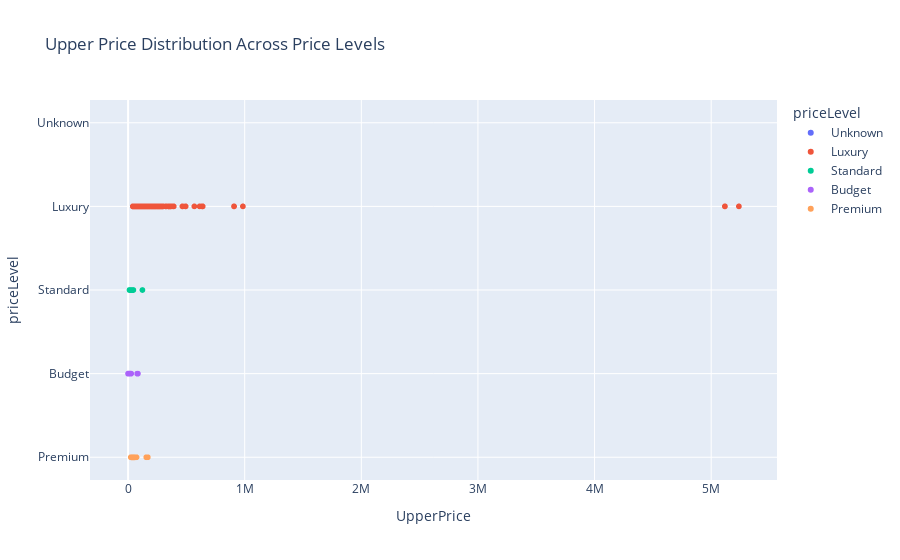

Write notebook code for a chart like this one.
### Code cell
import plotly.express as px

fig = px.scatter(data, x="UpperPrice", y="priceLevel", color="priceLevel",
                 title="Upper Price Distribution Across Price Levels")

fig.show()

### Figure 1 — Plotly figure (JSON) as saved in the notebook; plotly's stock layout.template omitted (floating-point values rounded to 4 significant figures; data arrays with more than 128 entries replaced by an {"elided": "..."} marker saying what was removed)
{"data": [{"hovertemplate": "priceLevel=%{y}<br>UpperPrice=%{x}<extra></extra>", "legendgroup": "Unknown", "marker": {"color": "#636efa", "symbol": "circle"}, "mode": "markers", "name": "Unknown", "showlegend": true, "type": "scattergl", "x": {"elided": "2290 null values"}, "xaxis": "x", "y": {"elided": "2290 str values"}, "yaxis": "y"}, {"hovertemplate": "priceLevel=%{y}<br>UpperPrice=%{x}<extra></extra>", "legendgroup": "Luxury", "marker": {"color": "#EF553B", "symbol": "circle"}, "mode": "markers", "name": "Luxury", "showlegend": true, "type": "scattergl", "x": {"elided": "516 int values"}, "xaxis": "x", "y": {"elided": "516 str values"}, "yaxis": "y"}, {"hovertemplate": "priceLevel=%{y}<br>UpperPrice=%{x}<extra></extra>", "legendgroup": "Standard", "marker": {"color": "#00cc96", "symbol": "circle"}, "mode": "markers", "name": "Standard", "showlegend": true, "type": "scattergl", "x": {"elided": "610 int values"}, "xaxis": "x", "y": {"elided": "610 str values"}, "yaxis": "y"}, {"hovertemplate": "priceLevel=%{y}<br>UpperPrice=%{x}<extra></extra>", "legendgroup": "Budget", "marker": {"color": "#ab63fa", "symbol": "circle"}, "mode": "markers", "name": "Budget", "showlegend": true, "type": "scattergl", "x": {"elided": "823 int values"}, "xaxis": "x", "y": {"elided": "823 str values"}, "yaxis": "y"}, {"hovertemplate": "priceLevel=%{y}<br>UpperPrice=%{x}<extra></extra>", "legendgroup": "Premium", "marker": {"color": "#FFA15A", "symbol": "circle"}, "mode": "markers", "name": "Premium", "showlegend": true, "type": "scattergl", "x": {"elided": "305 int values"}, "xaxis": "x", "y": {"elided": "305 str values"}, "yaxis": "y"}], "layout": {"legend": {"title": {"text": "priceLevel"}, "tracegroupgap": 0}, "title": {"text": "Upper Price Distribution Across Price Levels"}, "xaxis": {"anchor": "y", "domain": [0, 1], "title": {"text": "UpperPrice"}}, "yaxis": {"anchor": "x", "categoryarray": ["Premium", "Budget", "Standard", "Luxury", "Unknown"], "categoryorder": "array", "domain": [0, 1], "title": {"text": "priceLevel"}}}}
